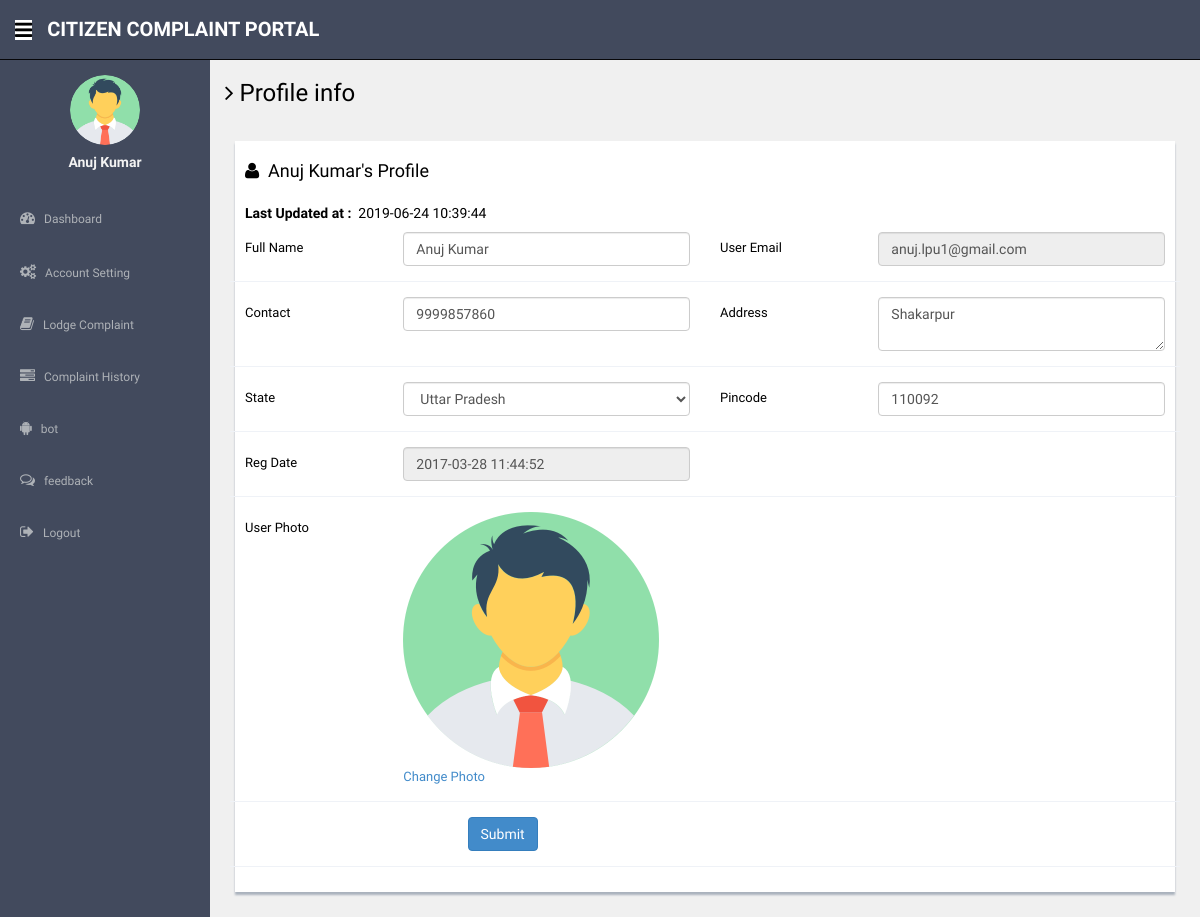
The app's page /profile.php (signed in) with its own data.
### tables this page shows
CREATE TABLE `users` (
  `id` int(11) NOT NULL,
  `fullName` varchar(255) DEFAULT NULL,
  `userEmail` varchar(255) DEFAULT NULL,
  `password` varchar(255) DEFAULT NULL,
  `contactNo` bigint(11) DEFAULT NULL,
  `address` tinytext DEFAULT NULL,
  `State` varchar(255) DEFAULT NULL,
  `country` varchar(255) DEFAULT NULL,
  `pincode` int(6) DEFAULT NULL,
  `userImage` varchar(255) DEFAULT NULL,
  `regDate` timestamp NOT NULL DEFAULT current_timestamp(),
  `updationDate` timestamp NULL DEFAULT NULL,
  `status` int(1) DEFAULT NULL
);

### profile.php (the view, shortened to what this page needs)
<?php
include('includes/config.php');
if(strlen($_SESSION['login'])==0)
  {
header('location:index.php');
}
else{
?>
<!DOCTYPE html>
<html lang="en">
  <head>
    <link href="assets/css/bootstrap.css" rel="stylesheet">
    <link href="assets/font-awesome/css/font-awesome.css" rel="stylesheet" />
    <link rel="stylesheet" type="text/css" href="assets/js/bootstrap-datepicker/css/datepicker.css" />
    <link rel="stylesheet" type="text/css" href="assets/js/bootstrap-daterangepicker/daterangepicker.css" />
    <link href="assets/css/style.css" rel="stylesheet">
    <link href="assets/css/style-responsive.css" rel="stylesheet">
  </head>
  <body>
  <section id="container" >
     <?php include("includes/header.php");?>
      <?php include("includes/sidebar.php");?>
      <section id="main-content">
          <section class="wrapper">
          	<h3><i class="fa fa-angle-right"></i> Profile info</h3>
          	<div class="row mt">
          		<div class="col-lg-12">
                  <div class="form-panel">
 <?php $query=mysqli_query($con,"select * from users where userEmail='".$_SESSION['login']."'");
 while($row=mysqli_fetch_array($query))
 {
 ?>
  <h4 class="mb"><i class="fa fa-user"></i>&nbsp;&nbsp;<?php echo htmlentities($row['fullName']);?>'s Profile</h4>
    <h5><b>Last Updated at :</b>&nbsp;&nbsp;<?php echo htmlentities($row['updationDate']);?></h5>
                      <form class="form-horizontal style-form" method="post" name="profile" >
<div class="form-group">
<label class="col-sm-2 col-sm-2 control-label">Full Name</label>
<div class="col-sm-4">
<input type="text" name="fullname" required="required" value="<?php echo htmlentities($row['fullName']);?>" class="form-control" >
 </div>
<label class="col-sm-2 col-sm-2 control-label">User Email </label>
 <div class="col-sm-4">
<input type="email" name="useremail" required="required" value="<?php echo htmlentities($row['userEmail']);?>" class="form-control" readonly>
</div>
 </div>
<div class="form-group">
<label class="col-sm-2 col-sm-2 control-label">Contact</label>
 <div class="col-sm-4">
<input type="text" name="contactno" required="required" value="<?php echo htmlentities($row['contactNo']);?>" class="form-control">
</div>
<label class="col-sm-2 col-sm-2 control-label">Address </label>
<div class="col-sm-4">
<textarea  name="address" required="required" class="form-control"><?php echo htmlentities($row['address']);?></textarea>
</div>
</div>
<div class="form-group">
<label class="col-sm-2 col-sm-2 control-label">State</label>
<div class="col-sm-4">
<select name="state" required="required" class="form-control">
<option value="<?php echo htmlentities($row['State']);?>"><?php echo htmlentities($st=$row['State']);?></option>
</select>
</div>
<label class="col-sm-2 col-sm-2 control-label">Pincode</label>
<div class="col-sm-4">
<input type="text" name="pincode" maxlength="6" required="required" value="<?php echo htmlentities($row['pincode']);?>" class="form-control">
</div>
</div>
<div class="form-group">
<label class="col-sm-2 col-sm-2 control-label">Reg Date </label>
<div class="col-sm-4">
<input type="text" name="regdate" required="required" value="<?php echo htmlentities($row['regDate']);?>" class="form-control" readonly>
 </div>
</div>
<div class="form-group">
<label class="col-sm-2 col-sm-2 control-label">User Photo</label>
<div class="col-sm-4">
<?php $userphoto=$row['userImage'];
if($userphoto==""):
?>
<img src="userimages/noimage.png" width="256" height="256" >
<a href="update-image.php">Change Photo</a>
<?php else:?>
	<img src="userimages/<?php echo htmlentities($userphoto);?>" width="256" height="256">
	<a href="update-image.php">Change Photo</a>
<?php endif;?>
</div>
</div>
<?php } ?>
                          <div class="form-group">
                           <div class="col-sm-10" style="padding-left:25% ">
<button type="submit" name="submit" class="btn btn-primary">Submit</button>
</div>
</div>
                          </form>
                          </div>
                          </div>
                          </div>
		</section>
      </section>
  </section>
  </body>
</html>
<?php } ?>

### includes/header.php
<header class="header black-bg">
             <div class="sidebar-toggle-box">
                 <div class="fa fa-bars tooltips" data-placement="right" data-original-title="Toggle Navigation"></div>
             </div>
           <a href="dashboard.php" class="logo"><b>Citizen Complaint portal</b></a>
       </header>

### includes/sidebar.php (shortened to what this page needs)
<aside>
          <div id="sidebar"  class="nav-collapse">
              <ul class="sidebar-menu" id="nav-accordion">
              <?php $query=mysqli_query($con,"select fullName,userImage from users where userEmail='".$_SESSION['login']."'");
 while($row=mysqli_fetch_array($query))
 {
 ?>
                  <p class="centered"><a href="profile.php">
<?php $userphoto=$row['userImage'];
if($userphoto==""):
?>
<img src="userimages/noimage.png"  class="img-circle" width="70" height="70" >
<?php else:?>
  <img src="userimages/<?php echo htmlentities($userphoto);?>" class="img-circle" width="70" height="70">
<?php endif;?>
</a>
</p>
                  <h5 class="centered"><?php echo htmlentities($row['fullName']);?></h5>
                  <?php } ?>
                  <li class="mt">
                      <a href="dashboard.php">
                          <i class="fa fa-dashboard"></i>
                          <span>Dashboard</span>
                      </a>
                  </li>
                  <li class="sub-menu">
                      <a href="javascript:;" >
                          <i class="fa fa-cogs"></i>
                          <span>Account Setting</span>
                      </a>
                  </li>
                  <li class="sub-menu">
                      <a href="register-complaint.php" >
                          <i class="fa fa-book"></i>
                          <span>Lodge Complaint</span>
                      </a>
                    </li>
                  <li class="sub-menu">
                      <a href="complaint-history.php" >
                          <i class="fa fa-tasks"></i>
                          <span>Complaint History</span>
                      </a>
                  </li>
                 <li class="sub-menu">
                    <a href="bot.php">
                    <i class="fa fa-android" aria-hidden="true"></i>
                        <span> bot</span>
                    </a>
                 </li>
                 <li class="sub-menu">
                    <a href="feedback.php">
                    <i class="fa fa-comments-o" aria-hidden="true"></i>
                        <span> feedback</span>
                    </a>
                 </li>
                 <li class="sub-menu">
                      <a href="logout.php" >
                          <i class="fa fa-sign-out"></i>
                          <span>Logout</span>
                      </a>
                  </li>
              </ul>
          </div>
      </aside>

### assets/css/style.css (style rules this page uses)
body { color: #000000; background: #ebebebb8; font-family: 'Ruda', sans-serif; padding: 0px !important; margin: 0px !important; font-size:13px; }
ul li { list-style: none; }
a, a:hover, a:focus { text-decoration: none; outline: none; }
#container { width: 100%; height: 100%; }
.centered { text-align: center; }
.mt { margin-top: 25px; }
.mb { margin-bottom: 25px; }
#sidebar { width: 210px; height: 100%; position: fixed; background: #424a5d; }
#sidebar h5 { color: #f2f2f2; font-weight: 700; }
#sidebar ul li { position: relative; }
ul.sidebar-menu , ul.sidebar-menu li ul.sub { margin: -2px 0 0; padding: 0; }
ul.sidebar-menu { margin-top: 75px; }
ul.sidebar-menu li { margin-bottom: 5px; margin-left:10px; margin-right:10px; }
ul.sidebar-menu li.sub-menu { line-height: 15px; }
ul.sidebar-menu li a span { display: inline-block; }
ul.sidebar-menu li a { color: #aeb2b7; text-decoration: none; display: block; padding: 15px 0 15px 10px; font-size: 12px; outline: none; -webkit-transition: all 0.3s ease; -moz-transition: all 0.3s ease; -o-transition: all 0.3s ease; -ms-transition: all 0.3s ease; transition: all 0.3s ease; }
ul.sidebar-menu li a i { font-size: 15px; padding-right: 6px; }
#main-content { margin-left: 210px; }
.header, .footer { min-height: 60px; padding: 0 15px; }
.header { position: fixed; left: 0; right: 0; z-index: 1002; }
.black-bg { background: #424a5d; border-bottom: 1px solid #070709; }
.wrapper { display: inline-block; margin-top: 60px; padding-left: 15px; padding-right: 15px; padding-bottom: 15px; padding-top: 0px; width: 100%; }
a.logo { font-size: 20px; color: #ffffff; float: left; margin-top: 15px; text-transform: uppercase; }
a.logo b { font-weight: 900; }
.sidebar-toggle-box { float: left; padding-right: 15px; margin-top: 20px; }
.sidebar-toggle-box .fa-bars { cursor: pointer; display: inline-block; font-size: 20px; background: #fff; }
.form-panel { background: #ffffff; margin: 10px; padding: 10px; box-shadow: 0px 3px 2px #aab2bd; text-align: left; }
label { font-weight: 400; }
.form-horizontal.style-form .form-group { border-bottom: 1px solid #eff2f7; padding-bottom: 15px; margin-bottom: 15px; }
@media (min-width: 768px) { .form-horizontal .control-label { text-align: left; } }

### records on screen
users: userImage (picture), fullName "Anuj Kumar", updationDate "2019-06-24 10:39:44", fullname "Anuj Kumar", useremail "anuj.lpu1@gmail.com", contactno "9999857860", address "Shakarpur", state "Uttar Pradesh", pincode "110092", regdate "2017-03-28 11:44:52"
